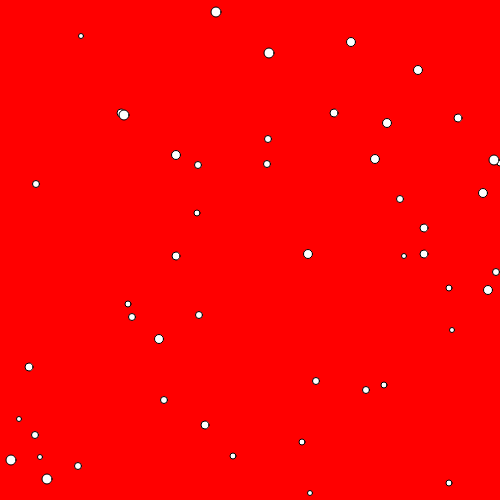
Frame 1 (no input)
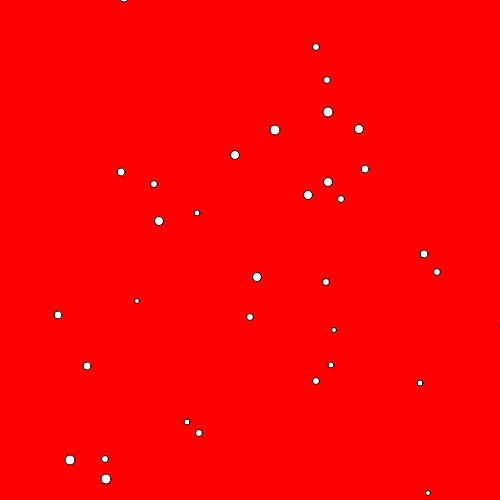
Frame 60 (no input)
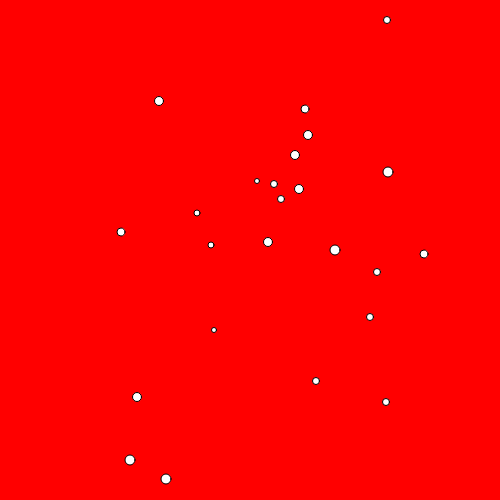
Frame 120 (the mouse pressed at the canvas centre since frame 60)

The p5.js sketch that drew these frames (run headless with seeded random() and noise() and a simulated clock; from frame 60 on, the mouse is pressed at the canvas centre):

// p5.js sketch
// ── sketch.js
let molecules=[];





 
for(let counter = 0; counter<50;counter++){
    let tempObj = new Molecule()
     molecules.push(tempObj);
 }



 function setup(){
    createCanvas(500,500);
    background(255,0,0);
}
 function draw(){
    background(255,0,0);
    for(let i=0;i<molecules.length;i++){
        molecules[i].step();
        molecules[i].render();
    }
 }
// ── Molecule.js
class Molecule {
    constructor(){
     this.posX=Math.round(Math.random()*500);
     this.posY=Math.round(Math.random()*500);
     this.speedX=Math.round(Math.random()*4 - 2);
     this.speedY=Math.round(Math.random()*4 - 2);
      this.radius=Math.round(Math.random()*5 + 5);
}

render(){
    ellipse(this.posX,this.posY,this.radius)
}

step(){
    this.posX = this.posX + this.speedX
    this.posY = this.posY + this.speedY
}
    }
